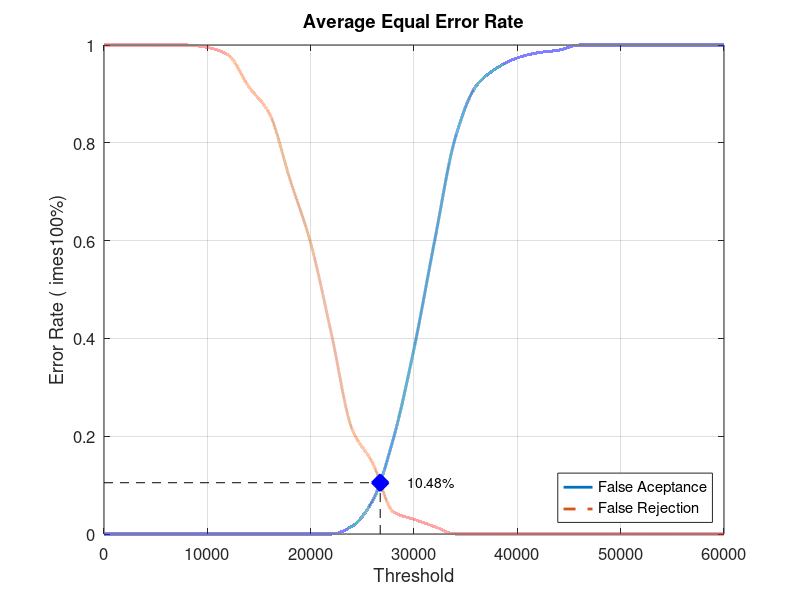
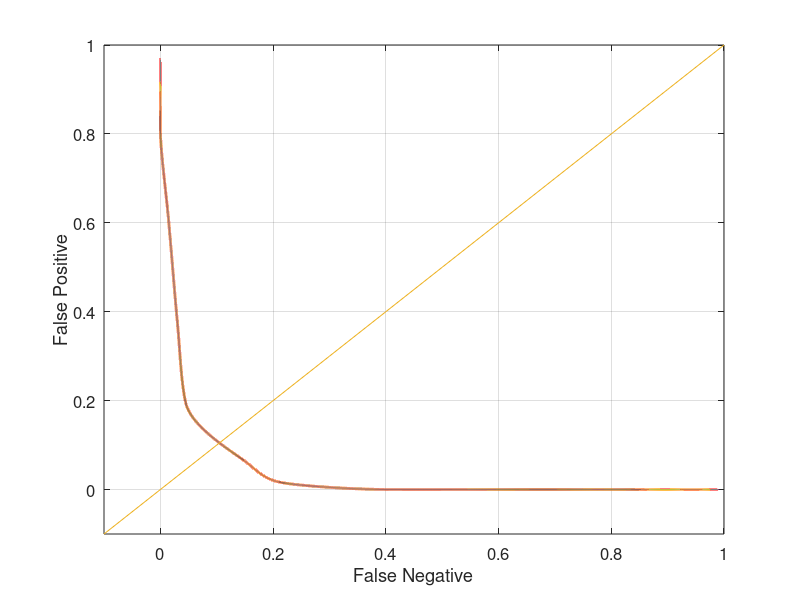

Recreate these plots in MATLAB, in order.
close all;
clear;
clc;
x = 0:2000:60000;
xq = 0:0.5:60000;

y0 = [0 0 0 0 0 0 0 0 0 0 0 0 0.0157895 0.0684211 0.194737 0.378947 0.6 0.810526 0.915789 0.952632 0.973684 0.984211 0.989474 1 1 1 1 1 1 1 1]
yy0 = interp1(x, y0, xq, 'pchip');
y1 = [1 1 1 1 1 0.995 0.98 0.915 0.86 0.725 0.595 0.41 0.215 0.145 0.045 0.03 0.015 0 0 0 0 0 0 0 0 0 0 0 0 0 0]
yy1 = interp1(x, y1, xq, 'pchip');

% Calculating EER: 
y2 = abs(y0 - y1);
find(y2 == min(y2))
yy2 = abs(yy0 - yy1);
xEER = find(yy2 == min(yy2));
xEERIndex = xq(xEER) % X-axis EER
yEER = yy0(xEER) % Y-axis EER

main = figure
plot(xq, yy0,'-','LineWidth', 2);	hold on
plot(xq, yy1,'--','LineWidth', 2);	hold on
plot([xEERIndex xEERIndex], [0 yEER], 'k--');	hold on
plot([0 xEERIndex], [yEER yEER], 'k--');	hold on
plot(xEERIndex, yEER, 'bx', 'LineWidth', 10);	hold on
text(xEERIndex + 10 * xEERIndex / 100, yEER, [num2str(round((10000 * yEER)) / 100) '%'])
legend('False Aceptance', 'False Rejection', 'Location', 'SouthEast')
xlabel('Threshold')
ylabel('Error Rate (	imes100%)')
title('Average Equal Error Rate')
set(gca, 'FontSize', 12)
axis([0 60000 0 1])
grid on

print(main, 'Database2_4Main', '-dpng');
FNRxFPR = figure('Color', [1 1 1]);
plot(yy1, yy0, '-', yy1, yy0, 'LineWidth', 2);
hold on
y = -0.1:0.1:1
plot(y, y); 
set(gca, 'FontSize', 12)
xlabel('False Negative')
ylabel('False Positive')
axis([-0.1 1 -0.1 1])
set(gca, 'FontSize', 12)
grid on

print(FNRxFPR, 'Database2_4FNRxFPR','-dpng');
